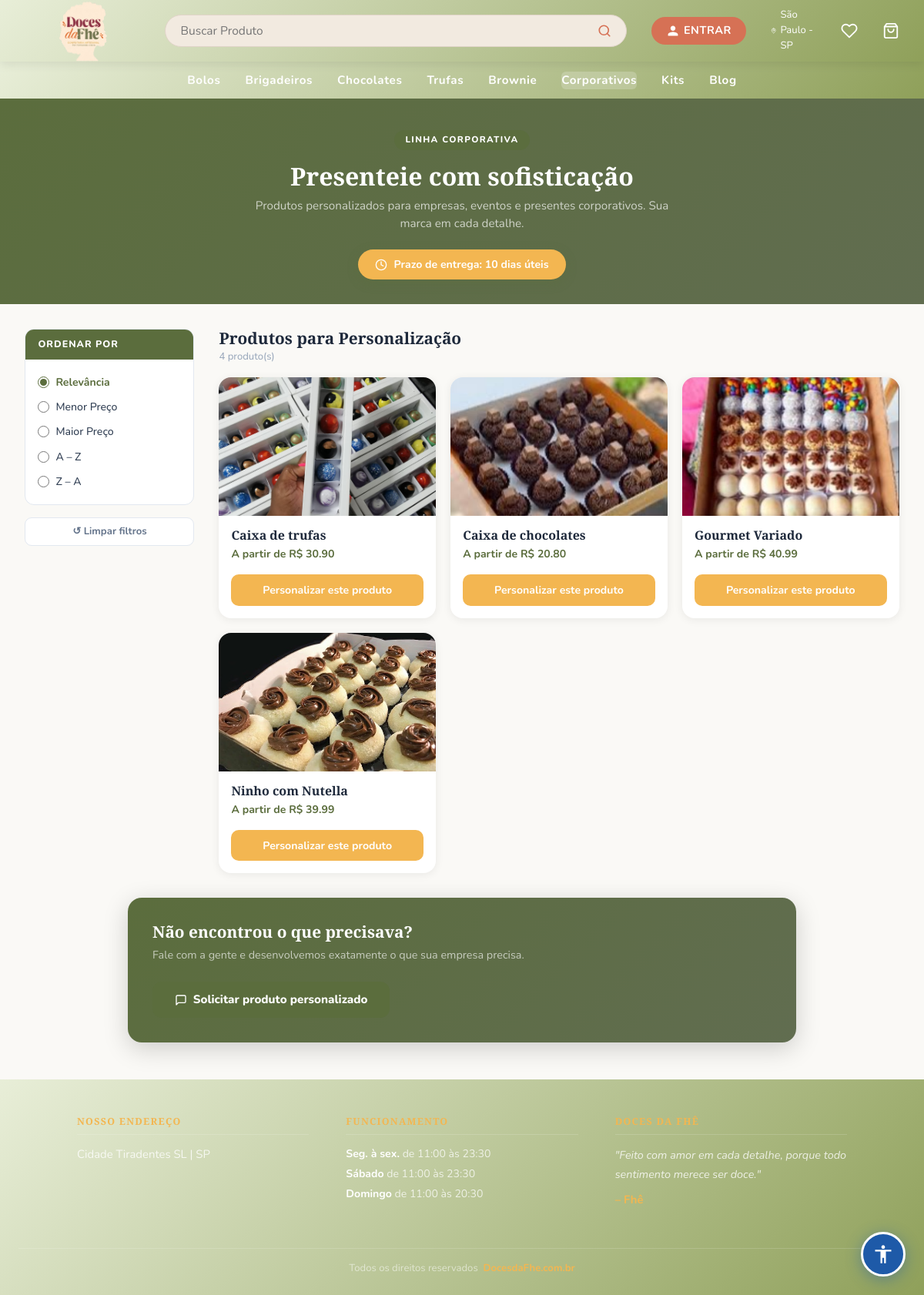
The page /corporativo on the database its author committed.
### models.py (models this page shows, shortened)
class ConfigCorporativo(db.Model):
    __tablename__ = "config_corporativo"
    id          = db.Column(db.Integer, primary_key=True)
    prazo_texto = db.Column(db.String(200), default="15 dias úteis")
    informacoes = db.Column(db.Text, default="")
    cor_hero_ini  = db.Column(db.String(20), default="#1e293b")
    cor_hero_fim  = db.Column(db.String(20), default="#334155")
    cor_destaque  = db.Column(db.String(20), default="#5B6D3D")
    updated_at  = db.Column(db.DateTime, default=datetime.utcnow, onupdate=datetime.utcnow)

class Product(db.Model):
    __tablename__ = "products"
    id          = db.Column(db.Integer, primary_key=True)
    name        = db.Column(db.String(200), nullable=False, index=True)
    description = db.Column(db.String(800), nullable=False)
    image_url   = db.Column(db.String(300))
    price       = db.Column(db.Numeric(10, 2), nullable=False)
    category          = db.Column(db.String(100), nullable=True, default='geral')  # ✅ NOVO
    ativo             = db.Column(db.Boolean, default=True, nullable=False)
    estoque           = db.Column(db.Integer, default=0, nullable=False)
    estoque_minimo    = db.Column(db.Integer, default=5, nullable=False)
    quantidade_minima = db.Column(db.Integer, default=1, nullable=False)
    quantidade_maxima = db.Column(db.Integer, nullable=True)
    created_at     = db.Column(db.DateTime, default=datetime.utcnow)

### app.py (the view)
@app.route('/corporativo')
def corporativo():
    config = _corp_config()
    produtos = Product.query.filter_by(category='corporativos', ativo=True).all()
    fav_p, fav_k, fav_e = _fav_sets(current_user.id) if current_user.is_authenticated else (set(), set(), set())
    return render_template('corporativo/corporativo_index.html',
                           config=config, produtos=produtos,
                           fav_p=fav_p, fav_k=fav_k, fav_e=fav_e,
                           categoria='corporativos')

### app.py (called while the page is built)
@app.context_processor
def inject_globals():
    if current_user.is_authenticated:
        total_itens = db.session.query(
            db.func.sum(CarrinhoItem.quantidade)
        ).filter_by(user_id=current_user.id).scalar() or 0
    else:
        total_itens = 0
    site_config = SiteConfig.query.first()
    return dict(carrinho_total=total_itens, site_config=site_config)

def _corp_config():
    cfg = ConfigCorporativo.query.first()
    if not cfg:
        cfg = ConfigCorporativo()
        db.session.add(cfg)
        db.session.commit()
    return cfg

### templates/corporativo/corporativo_index.html (shortened to what this page needs)
{% extends "admin/base.html" %}
{% block styles %}
<link rel="stylesheet" href="{{ url_for('static', filename='dashboard.css') }}">
{% endblock %}
{% block content %}
<header>
  <div class="logo">
    <a href="{{ url_for('dashboard') }}">
      <img class="logo-img" src="{{ url_for('static', filename=site_config.logo_url if site_config and site_config.logo_url else 'uploads/logo.png') }}"
           alt="{{ site_config.site_name if site_config else 'Doces da Fhê' }}" />
    </a>
  </div>
  <div class="search-bar-wrap">
    <div class="search-bar">
      <input type="text" id="searchInput" placeholder="Buscar Produto"
             onkeydown="if(event.key==='Enter') buscarGlobal()" />
      <button onclick="buscarGlobal()" aria-label="Buscar">
        <svg xmlns="http://www.w3.org/2000/svg" width="18" height="18" viewBox="0 0 24 24" fill="none"
             stroke="currentColor" stroke-width="2.2" stroke-linecap="round" stroke-linejoin="round">
          <circle cx="11" cy="11" r="8"/><line x1="21" y1="21" x2="16.65" y2="16.65"/>
        </svg>
      </button>
    </div>
  </div>
  <div class="header-right">
    {% if current_user.is_authenticated %}
      <div class="user-menu">
        <span class="btn-entrar user-btn" onclick="this.closest('.user-menu').classList.toggle('open')">
          <svg xmlns="http://www.w3.org/2000/svg" width="16" height="16" viewBox="0 0 24 24" fill="currentColor">
            <path d="M12 12c2.7 0 4.8-2.1 4.8-4.8S14.7 2.4 12 2.4 7.2 4.5 7.2 7.2 9.3 12 12 12zm0 2.4c-3.2 0-9.6 1.6-9.6 4.8v2.4h19.2v-2.4c0-3.2-6.4-4.8-9.6-4.8z"/>
          </svg>
          Bem-vindo, {% if current_user.is_admin %}Admin{% else %}{{ (current_user.name or current_user.email).split()[0] }}{% endif %}
        </span>
        <div class="user-dropdown">
          <a href="{{ url_for('meus_pedidos') }}" class="user-dropdown-item">Meus Pedidos</a>
          <a href="{{ url_for('logout') }}" class="user-dropdown-item">Sair &rarr;</a>
        </div>
      </div>
    {% else %}
      <a href="{{ url_for('login') }}" class="btn-entrar">
        <svg xmlns="http://www.w3.org/2000/svg" width="16" height="16" viewBox="0 0 24 24" fill="currentColor">
          <path d="M12 12c2.7 0 4.8-2.1 4.8-4.8S14.7 2.4 12 2.4 7.2 4.5 7.2 7.2 9.3 12 12 12zm0 2.4c-3.2 0-9.6 1.6-9.6 4.8v2.4h19.2v-2.4c0-3.2-6.4-4.8-9.6-4.8z"/>
        </svg>
        ENTRAR
      </a>
    {% endif %}
    <span class="location">
      São Paulo - SP
    </span>
    <a href="{{ url_for('favoritos') }}" class="cart-icon-wrap" title="Favoritos">
      <svg width="22" height="22" viewBox="0 0 24 24" fill="none" stroke="white" stroke-width="2"
           stroke-linecap="round" stroke-linejoin="round">
        <path d="M20.84 4.61a5.5 5.5 0 0 0-7.78 0L12 5.67l-1.06-1.06a5.5 5.5 0 0 0-7.78 7.78l1.06 1.06L12 21.23l7.78-7.78 1.06-1.06a5.5 5.5 0 0 0 0-7.78z"/>
      </svg>
    </a>
    <a href="{{ url_for('carrinho') }}" class="cart-icon-wrap">
      <svg width="22" height="22" fill="white" viewBox="0 0 24 24">
        <path d="M6 2 3 6v14a2 2 0 0 0 2 2h14a2 2 0 0 0 2-2V6l-3-4zM3 6h18M16 10a4 4 0 0 1-8 0"
              stroke="white" stroke-width="2" fill="none" stroke-linecap="round" stroke-linejoin="round"/>
      </svg>
    </a>
  </div>
</header>
<nav>
  <a href="{{ url_for('categoria', nome='bolos') }}">Bolos</a>
  <a href="{{ url_for('categoria', nome='brigadeiros') }}">Brigadeiros</a>
  <a href="{{ url_for('categoria', nome='chocolates') }}">Chocolates</a>
  <a href="{{ url_for('categoria', nome='trufas') }}">Trufas</a>
  <a href="{{ url_for('categoria', nome='brownie') }}">Brownie</a>
  <a href="{{ url_for('corporativo') }}" class="nav-active">Corporativos</a>
  <a href="{{ url_for('kits_loja') }}">Kits</a>
  <a href="{{ url_for('blog.index') }}">Blog</a>
</nav>
<div class="corp-hero">
  <div class="corp-hero-label">Linha Corporativa</div>
  <h1 class="corp-hero-title">Presenteie com sofisticação</h1>
  <p class="corp-hero-sub">Produtos personalizados para empresas, eventos e presentes corporativos.
    Sua marca em cada detalhe.</p>
  {% if config and config.prazo_texto %}
  <div class="corp-prazo-badge">
    <svg xmlns="http://www.w3.org/2000/svg" width="16" height="16" viewBox="0 0 24 24" fill="none"
         stroke="currentColor" stroke-width="2" stroke-linecap="round" stroke-linejoin="round">
      <circle cx="12" cy="12" r="10"/><polyline points="12 6 12 12 16 14"/>
    </svg>
    Prazo de entrega: {{ config.prazo_texto }}
  </div>
  {% endif %}
</div>
<div class="corp-layout">
  <aside class="corp-sidebar" id="corpSidebar">
    <div class="cat-filter-box">
      <div class="cat-filter-title">Ordenar por</div>
      <div class="cat-filter-body">
        <label class="cat-filter-option active-opt"><input type="radio" name="ordenar" value="relevancia" checked onchange="ordenar(this.value)"> Relevância</label>
        <label class="cat-filter-option"><input type="radio" name="ordenar" value="menor_preco" onchange="ordenar(this.value)"> Menor Preço</label>
        <label class="cat-filter-option"><input type="radio" name="ordenar" value="maior_preco" onchange="ordenar(this.value)"> Maior Preço</label>
        <label class="cat-filter-option"><input type="radio" name="ordenar" value="az" onchange="ordenar(this.value)"> A – Z</label>
        <label class="cat-filter-option"><input type="radio" name="ordenar" value="za" onchange="ordenar(this.value)"> Z – A</label>
      </div>
    </div>
    <button class="btn-limpar-filtros" onclick="limparTudo()">↺ Limpar filtros</button>
  </aside>
  <div>
    <div class="corp-main-header">
      <div>
        <h2 class="corp-main-title">Produtos para Personalização</h2>
        <div class="cat-count" id="corpCount">{{ produtos | length }} produto(s)</div>
      </div>
    </div>
    {% if produtos %}
    <div class="corp-grid" id="corpGrid">
      {% for produto in produtos %}
      <div class="corp-card corp-item"
           data-nome="{{ produto.name | lower }}"
           data-preco="{{ produto.price }}">
        <a href="{{ url_for('produto_detalhe', id=produto.id) }}" class="card-link-inner">
          <div class="corp-card-img">
            {% if produto.image_url %}<img src="{{ url_for('static', filename=produto.image_url) }}" alt="{{ produto.name }}">{% else %}🍰{% endif %}
          </div>
          <div class="corp-card-body">
            <h3>{{ produto.name }}</h3>
            <div class="corp-card-price">A partir de R$ {{ "%.2f"|format(produto.price) }}</div>
          </div>
        </a>
        <a href="{{ url_for('corporativo_personalizar', produto_id=produto.id) }}" class="btn-personalizar">
          Personalizar este produto
        </a>
      </div>
      {% endfor %}
    </div>
    {% else %}
    <div style="text-align:center;padding:3rem 1rem;color:#94a3b8;font-size:.95rem;">
      <div style="font-size:3rem;margin-bottom:.5rem;">🏢</div>
      Nenhum produto corporativo cadastrado ainda.
    </div>
    {% endif %}
  </div>
</div>
<div class="corp-solicitar-card">
  <div class="corp-solicitar-inner">
    <div class="corp-solicitar-text">
      <h3>Não encontrou o que precisava?</h3>
      <p>Fale com a gente e desenvolvemos exatamente o que sua empresa precisa.</p>
    </div>
    <a href="{{ url_for('corporativo_solicitar') }}" class="btn-solicitar">
      <svg xmlns="http://www.w3.org/2000/svg" width="16" height="16" viewBox="0 0 24 24" fill="none"
           stroke="currentColor" stroke-width="2" stroke-linecap="round" stroke-linejoin="round">
        <path d="M21 15a2 2 0 0 1-2 2H7l-4 4V5a2 2 0 0 1 2-2h14a2 2 0 0 1 2 2z"/>
      </svg>
      Solicitar produto personalizado
    </a>
  </div>
</div>
<footer class="footer">
  <div class="footer-container">
    <div class="footer-col">
      <h3 class="footer-titulo">NOSSO ENDEREÇO</h3>
      <p class="footer-endereco">Cidade Tiradentes SL | SP</p>
    </div>
    <div class="footer-col">
      <h3 class="footer-titulo">FUNCIONAMENTO</h3>
      <p class="footer-hora"><strong>Seg. à sex.</strong> de 11:00 às 23:30</p>
      <p class="footer-hora"><strong>Sábado</strong> de 11:00 às 23:30</p>
      <p class="footer-hora"><strong>Domingo</strong> de 11:00 às 20:30</p>
    </div>
    <div class="footer-col">
      <h3 class="footer-titulo">DOCES DA FHÊ</h3>
      <p class="footer-quote">"Feito com amor em cada detalhe, porque todo sentimento merece ser doce."</p>
      <p class="footer-assinatura">– Fhê</p>
    </div>
  </div>
  <div class="footer-bottom">Todos os direitos reservados &nbsp;<a href="#" class="footer-site">DocesdaFhe.com.br</a></div>
</footer>
{% endblock %}

### static/dashboard.css (style rules this page uses)
:root { --color-primary: #5B6D3D; --color-secondary: #D67155; --color-accent: #F3B651; --color-dark: #932E50; --color-bg: #FAF9F6; --color-white: #FFFFFF; --color-text: #2B2B2B; --color-text-light: #6B6B6B; --color-border: #E5E5E5; --color-hover-primary: #4a5932; --color-hover-accent: #d9a13f; --color-hover-secondary:#b85a42; --shadow-sm: 0 2px 6px rgba(0,0,0,.05); --shadow-md: 0 4px 12px rgba(0,0,0,.08); --shadow-lg: 0 8px 20px rgba(0,0,0,.12); --radius-sm: 6px; --radius-md: 10px; --radius-lg: 16px; }
* { box-sizing: border-box; margin: 0; padding: 0; }
body { font-family: 'Nunito', sans-serif; background-image: url('../uploads/sites_doces.png'); background-size: cover; background-position: center; background-repeat: no-repeat; color: var(--color-text); margin: 0 !important; padding: 0 !important; }
header { background: var(--color-primary); padding: 0 2rem; display: flex; align-items: center; justify-content: space-between; height: 80px; position: sticky; top: 0; z-index: 100; box-shadow: var(--shadow-md); }
.logo { display: flex; align-items: center; gap: .6rem; }
.logo-img { height: 100px; width: auto; display: block; filter: brightness(1.05); }
.search-bar-wrap { flex: 1; display: flex; justify-content: center; padding: 0 2rem; }
.search-bar { background: #F2EAE0; border-radius: 28px; border: 1.5px solid #E0D4C8; display: flex; align-items: center; width: 600px; max-width: 100%; padding: .55rem 1.2rem; gap: .6rem; }
.search-bar input { border: none; outline: none; flex: 1; font-size: .97rem; font-family: 'Nunito', sans-serif; color: var(--color-text); background: transparent; }
.search-bar button { background: none; border: none; cursor: pointer; color: var(--color-secondary); display: flex; align-items: center; }
.header-right { display: flex; align-items: center; gap: 2rem; }
.location { color: var(--color-white); font-size: .82rem; display: flex; align-items: center; gap: .3rem; }
.btn-entrar { background: var(--color-secondary); color: #fff; border: none; border-radius: 24px; padding: .45rem 1.2rem; font-weight: 700; font-size: .9rem; letter-spacing: .04em; cursor: pointer; display: flex; align-items: center; gap: .4rem; transition: background .2s; text-decoration: none; }
.cart-icon-wrap { position: relative; display: flex; align-items: center; cursor: pointer; text-decoration: none; }
nav { background: var(--color-primary); display: flex; gap: 2rem; justify-content: center; padding: .8rem 2rem; border-radius: 0 !important; margin-bottom: 0 !important; }
nav a { color: var(--color-white) !important; text-decoration: none; font-weight: 700; font-size: .95rem; letter-spacing: .04em; transition: color .2s; margin-right: 0 !important; }
nav a.nav-active { background: rgba(255,255,255,.2) !important; border-radius: var(--radius-sm) !important; color: var(--color-white) !important; }
.card-link-inner { text-decoration: none; color: inherit; display: block; }
.footer { background-color: var(--color-primary); color: var(--color-white); padding: 48px 24px 24px; }
.footer-container { display: flex; justify-content: space-between; align-items: flex-start; max-width: 1000px; margin: 0 auto; gap: 48px; }
.footer-col { flex: 1; }
.footer-titulo { font-family: 'Nunito', sans-serif; font-size: .78rem; font-weight: 800; letter-spacing: .1em; text-transform: uppercase; color: var(--color-accent); margin-bottom: 14px; border-bottom: 1px solid rgba(255,255,255,.15); padding-bottom: 8px; }
.footer-endereco { font-size: .93rem; color: rgba(255,255,255,.8); line-height: 1.6; margin: 0; }
.footer-hora { font-size: .88rem; color: rgba(255,255,255,.75); margin: 5px 0; }
.footer-hora strong { color: var(--color-white); font-weight: 700; }
.footer-quote { font-size: .9rem; color: rgba(255,255,255,.8); line-height: 1.7; font-style: italic; margin-bottom: 10px; }
.footer-assinatura { font-weight: 700; font-size: .92rem; color: var(--color-accent); }
.footer-bottom { text-align: center; margin-top: 36px; padding-top: 16px; border-top: 1px solid rgba(255,255,255,.15); font-size: .82rem; color: rgba(255,255,255,.55); }
.footer-site { color: var(--color-accent); text-decoration: none; font-weight: 700; transition: color .2s; }

### static/accessibility.css (style rules this page uses)
:root { --acc-blue: #1E5AA8; --acc-blue-dark: #154080; --acc-blue-light: #dbeafe; }

### rows shown on the page
ConfigCorporativo: prazo_texto "10 dias úteis"
Product: image_url (picture), name "Caixa de trufas", price "30.90"
Product: image_url (picture), name "Caixa de chocolates", price "20.80"
Product: image_url (picture), name "Gourmet Variado", price "40.99"
Product: image_url (picture), name "Ninho com Nutella", price "39.99"

### other values the page prints
{{ produtos | length }} "4"
